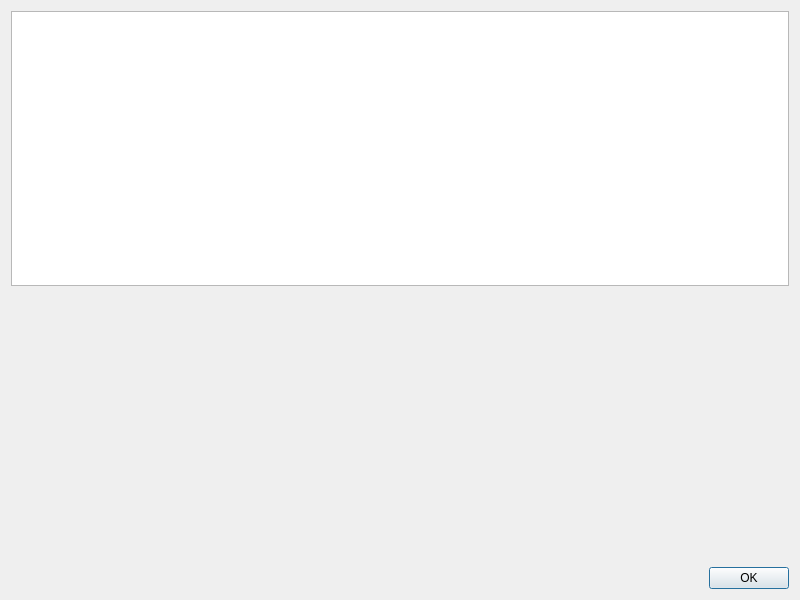
<?xml version="1.0" encoding="UTF-8"?>
<ui version="4.0">
 <class>Dialog</class>
 <widget class="QDialog" name="Dialog">
  <property name="geometry">
   <rect>
    <x>0</x>
    <y>0</y>
    <width>800</width>
    <height>600</height>
   </rect>
  </property>
  <property name="windowTitle">
   <string>Dialog</string>
  </property>
  <layout class="QVBoxLayout" name="verticalLayout">
   <item>
    <widget class="QListWidget" name="listWidget"/>
   </item>
   <item>
    <layout class="QGridLayout" name="gridLayout">
     <item row="0" column="0">
      <spacer name="verticalSpacer">
       <property name="orientation">
        <enum>Qt::Vertical</enum>
       </property>
       <property name="sizeHint" stdset="0">
        <size>
         <width>20</width>
         <height>40</height>
        </size>
       </property>
      </spacer>
     </item>
    </layout>
   </item>
   <item>
    <widget class="QDialogButtonBox" name="buttonBox">
     <property name="standardButtons">
      <set>QDialogButtonBox::Ok</set>
     </property>
    </widget>
   </item>
  </layout>
 </widget>
 <resources/>
 <connections/>
</ui>
